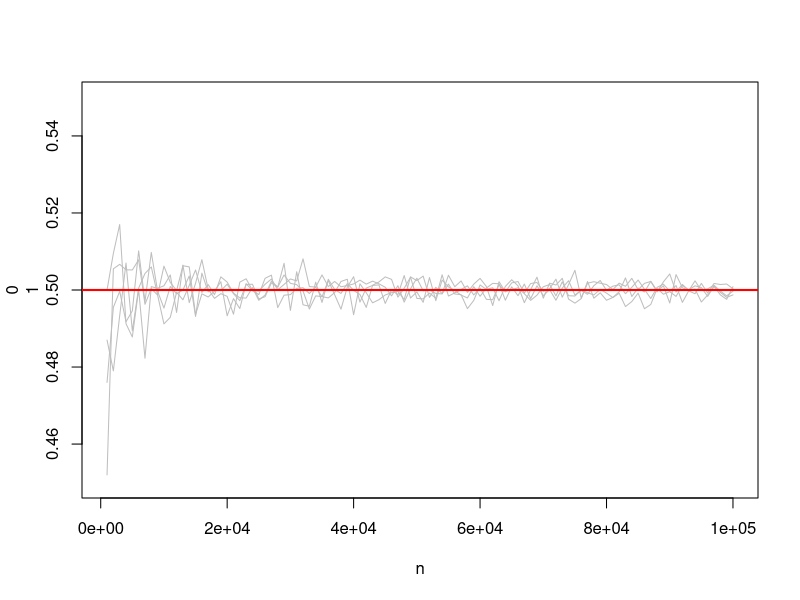

Source code (R):
rm(list = ls())

print("Lanzamiento de una moneda")
x <- sample(x = c("c", "+"), size = 10, replace = TRUE, prob = c(1 / 3, 2 / 3))
sum(x == "c")
### 1 == heads
### 2 == tails

x <- sample(x = 1:0, size = 10**4, replace = TRUE, prob = c(1 / 3, 2 / 3))
sum(x) / length(x)
mean(x)
err <- 1
paso <- 1000
x0 <- mean(x)
while (err > 10**-4) {
  xx <- sample(x = 1:0, size = 10**4, replace = TRUE, prob = c(1 / 3, 2 / 3))
  x <- c(x, xx)
  print(x1 <- mean(x))

  err <- abs(x1 - x0)
  x0 <- x1
}
## Usando runif()
u <- runif(10)
x <- u < 1 / 3
mean(x)
mean(runif(1000) < 1 / 3)
n <- seq(from = 1000, to = 100000, by = 1000)
ll <- function(n = 100, prob = 0.5) return(mean(runif(n) < prob)) # < prob --> cara

prob <- sapply(n, ll, p = 0.5)
# e usando agora a función plot temos
plot(n, prob, ylab = c(0, 1), type = "l", ylim = c(0.45, 0.55), col = 'grey') # Axustar a ollo os límites do eixo
points(n, sapply(n, ll, p = 0.5), type = "l", col = 'grey')
# repito isto 18 veces máis
d <- replicate(2, points(n, sapply(n, ll, p = 0.5), type = "l", col = 'grey'))
abline(h = 0.5, col = "red", lwd = 2)


print("Simulación del funcionamiento de un circuito")
set.seed(100)
#x1 <- sample(x=1:0, size=200, replace=TRUE, prob=c(0.6,0.4))
x1 <- runif(200) <= 0.6
x2 <- runif(200) < 0.8
#x2 <- sample(x=1:0, size=200, replace=TRUE, prob=c(0.8,0.2))
#z <- x1+x2
#z[z == 2] <- 1
#mean(z)
mean(runif(200) <= 0.6 | runif(200) < 0.8)
print("El valor teórico es 0.92")
print("Circuito más complejo")
x1 <- sample(x = 1:0, size = 200, replace = TRUE, prob = c(0.8, 0.2))
x2 <- sample(x = 1:0, size = 200, replace = TRUE, prob = c(0.9, 0.1))
x3 <- sample(x = 1:0, size = 200, replace = TRUE, prob = c(0.6, 0.4))
x4 <- sample(x = 1:0, size = 200, replace = TRUE, prob = c(0.5, 0.5))
x5 <- sample(x = 1:0, size = 200, replace = TRUE, prob = c(0.7, 0.3))
z <- (x1 + x2 + x3 + x4) * x5
z[z > 0] <- 1
mean(z)


print("Concurso de triples da NBA (2018)")
lb <- c(35.6, 37.6, 39.6, 37.6, 35.6) / 100
ch <- c(36.4, 40.0, 40.5, 40.0, 36.4) / 100
db <- c(32.9, 35.7, 38.5, 35.7, 32.9) / 100

triple <- function(sdgfewdsfsdfeswf = 0) {
  tt <- function(prob = 0.5) {
    return(sample(x = 1:0, size = 5, replace = TRUE, prob = c(prob, 1 - prob)))
  }
  x1 <- sapply(lb, tt)
  x1[5, ] <- x1[5, ] * 2
  x2 <- sapply(ch, tt)
  x2[5, ] <- x2[5, ] * 2
  x3 <- sapply(db, tt)
  x3[5, ] <- x3[5, ] * 2
  if (
    sum(max(c(sum(x1), sum(x2), sum(x3))) == c(sum(x1), sum(x2), sum(x3))) > 1
  ) {
    return(triple())
  }

  return(which.max(c(sum(x1), sum(x2), sum(x3))))
}
x <- sapply(X = 1:100000, FUN = triple)
print(paste("Larry Bird = ", mean(x == 1)))
print(paste("Craig Hodges = ", mean(x == 2)))
print(paste("Devin Booker = ", mean(x == 3)))
